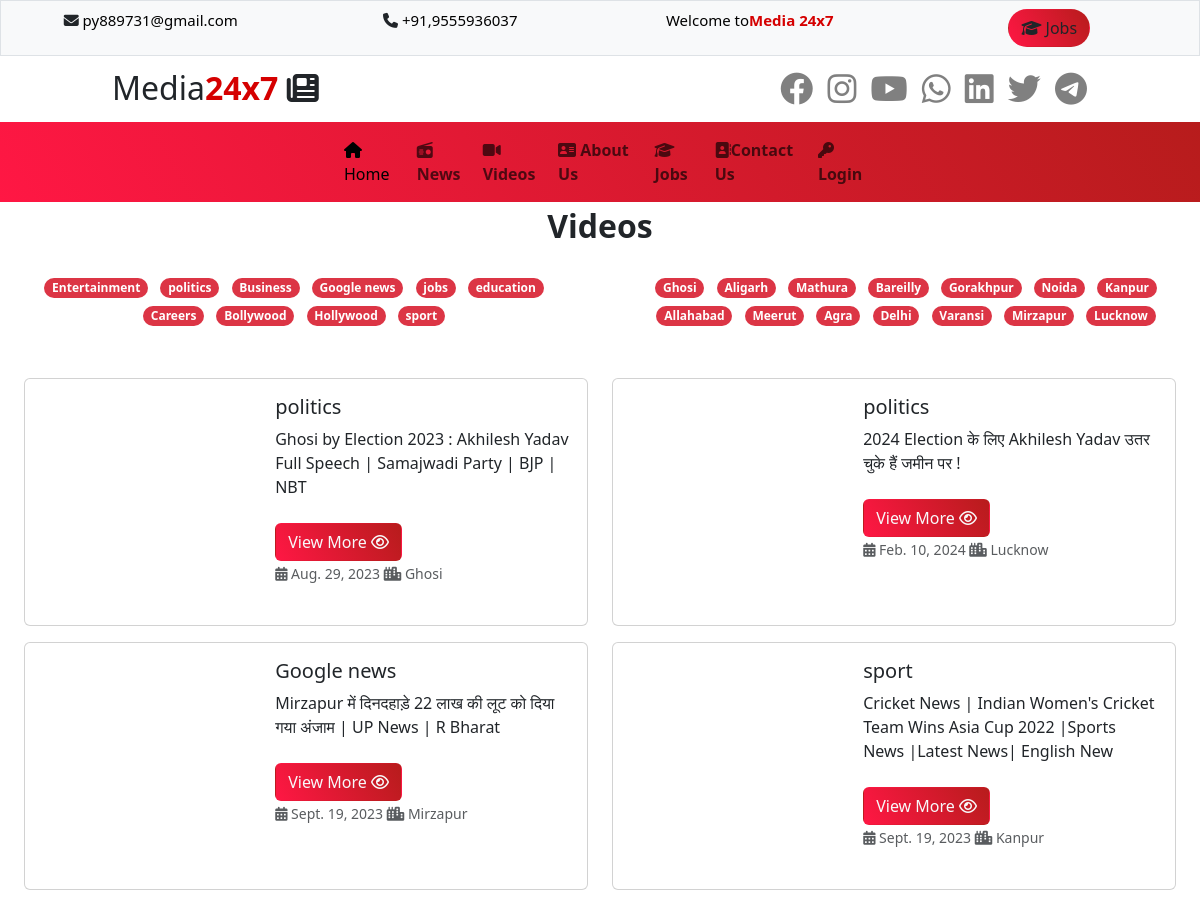
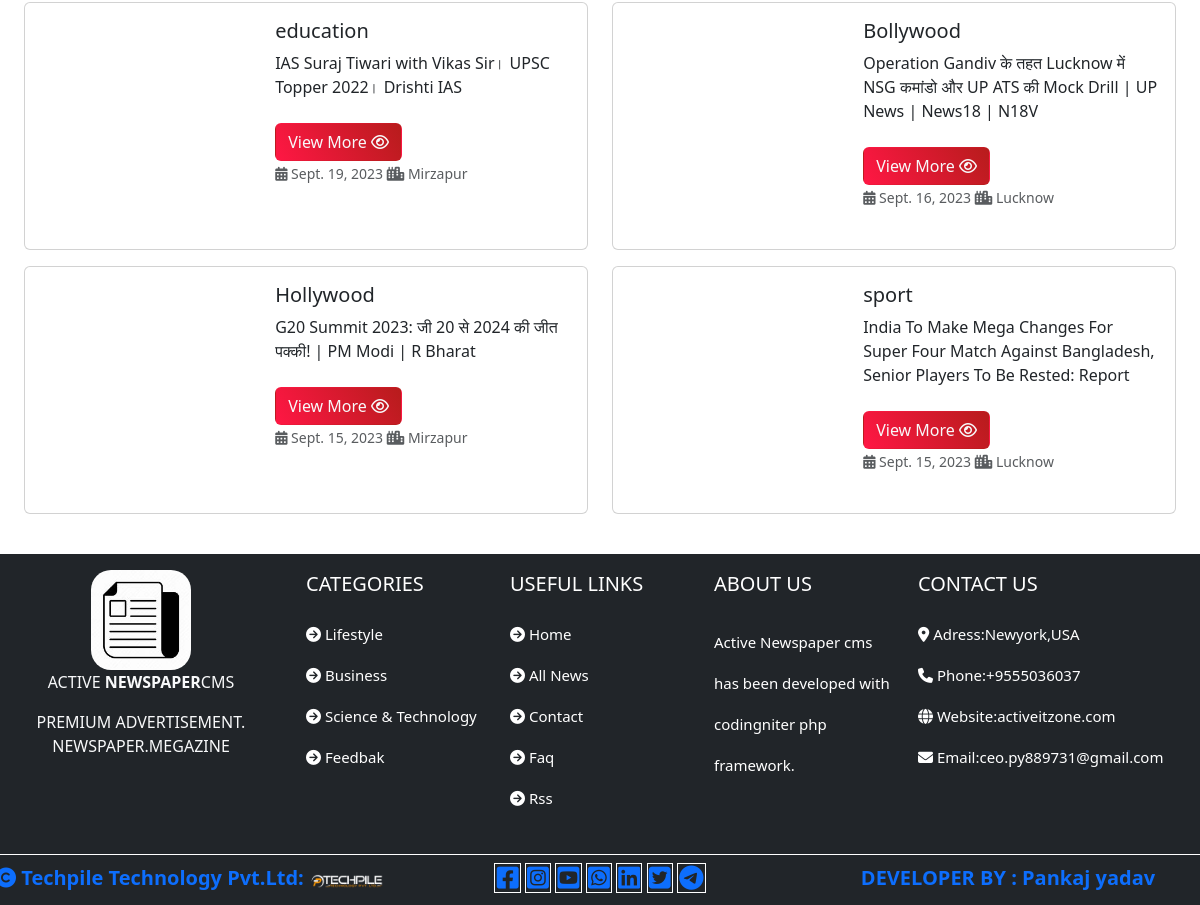
The app's page /user/videos/ with its own data (2 pictures, top to bottom).
### user/models.py (models this page shows)
class category(models.Model):
    category_name=models.CharField(max_length=200,null=True)
    category_picture=models.ImageField(upload_to='static/category/',null=True)
    def __str__(self):
        return self.category_name

class city(models.Model):
    city_name=models.CharField(max_length=100,null=True)
    city_picture=models.ImageField(upload_to='static/city/',null=True)
    def __str__(self):
        return self.city_name

class vnews(models.Model):
    vcategory=models.ForeignKey(category,on_delete=models.CASCADE)
    city=models.ForeignKey(city,on_delete=models.CASCADE)
    headlines=models.TextField(null=True)
    news=models.TextField(null=True)
    vlink=models.CharField(max_length=300,null=True)
    newsdate=models.DateField(null=True)

### user/views.py (the view)
# urls.py: path('videos/',views.videos),
def videos(request):
    ctid=request.GET.get('cityid')
    catid=request.GET.get('catid')
    cdata=category.objects.all().order_by('-id')
    ctdata=city.objects.all().order_by('-id')
    if ctid is not None:
        vdata=vnews.objects.filter(city=ctid)
    elif catid is not None:
        vdata=vnews.objects.filter(vcategory=catid)
    else:
        vdata=vnews.objects.all().order_by('-id')
    md={
        "cdata":cdata,
        "ctdata":ctdata,
        "vdata":vdata,
    }
    return render(request,'user/videos.html',md)

### templates/user/videos.html (shortened to what this page needs)
{% extends 'base.html'%}
 {% load static %}
 {% block childpage %}
 <div class="text-center fs-2">
     <b class="text-mycolor">Videos</b></div>
<div class="row text-center">
    <div class="col-sm-6 p-4">
        {% for i in cdata %}
        <a href="/user/videos?catid={{i.id}}" style="text-decoration:none;"
           class="badge bg-danger m-1  rounded-pill"> {{i.category_name}}</a>
    {% endfor %}
    </div>
    <div class="col-sm-6 p-4">
        {% for i in ctdata %}
        <a href="/user/videos?cityid={{i.id}}" style="text-decoration:none;"
           class="badge bg-danger  m-1 rounded-pill"> {{i.city_name}}</a>
    {% endfor %}
    </div>
</div>
<div class="row news p-4">
     {% for x in vdata %}
     <div class="col-lg-6 col-md-6 col-sm-12">
        <div class="card mb-3">
  <div class="row g-0">
    <div class="col-md-5">
       <iframe height="300px;" class="img-fluid rounded-start w-100" style="height:240px;" src="{{x.vlink}}" title="YouTube video player" frameborder="0" allow="accelerometer; autoplay; clipboard-write; encrypted-media; gyroscope; picture-in-picture; web-share" allowfullscreen></iframe>
    </div>
    <div class="col-md-7">
      <div class="card-body">
        <h5 class="card-title">{{x.vcategory}}</h5>
        <p class="card-text">{{x.headlines}}</p>
          <a href="/user/viewnews/?xyz={{x.id}}" class="btn bg-mycolor text-light mt-2">View More
                  <i class="fa-regular fa-eye"></i>
                  </a>
        <p class="card-text"><small class="text-body-secondary">
            <i class="fa-solid fa-calendar-days"></i>
             {{x.newsdate}}
            <i class="fa-solid fa-city"></i>
            {{x.city}}
        </small></p>
      </div>
    </div>
  </div>
</div>
     </div>
     {% endfor %}
</div>
 {% endblock %}

### templates/base.html (style rules this page uses)
:root { --bgcolor:linear-gradient(60deg,#ff1744,#b71c1c); --textcolor:#d50000; --bgcolor1:#e8e8e8; --txtcolor1:#e8e8e8; }
.bg-mycolor { background:var(--bgcolor) !important; }

### records on screen
category: category_name "Entertainment"
category: category_name "politics"
category: category_name "Business"
category: category_name "Google news"
category: category_name "jobs"
category: category_name "education"
category: category_name "Careers"
category: category_name "Bollywood"
category: category_name "Hollywood"
category: category_name "sport"
city: city_name "Ghosi"
city: city_name "Aligarh"
city: city_name "Mathura"
city: city_name "Bareilly"
city: city_name "Gorakhpur"
city: city_name "Noida"
city: city_name "Kanpur"
city: city_name "Allahabad"
city: city_name "Meerut"
city: city_name "Agra"
city: city_name "Delhi"
city: city_name "Varansi"
city: city_name "Mirzapur"
city: city_name "Lucknow"
vnews: vcategory "politics", headlines "Ghosi by Election 2023 : Akhilesh Yadav Full Speech | Samajwadi Party | BJP | NBT", newsdate "Aug. 29, 2023", city "Ghosi"
vnews: vcategory "politics", headlines "2024 Election के लिए Akhilesh Yadav उतर चुके हैं जमीन पर !", newsdate "Feb. 10, 2024", city "Lucknow"
vnews: vcategory "Google news", headlines "Mirzapur में दिनदहाडे़ 22 लाख की लूट को दिया गया अंजाम | UP News | R Bharat", newsdate "Sept. 19, 2023", city "Mirzapur"
vnews: vcategory "sport", headlines "Cricket News | Indian Women's Cricket Team Wins Asia Cup 2022 |Sports News |Latest News| English New", newsdate "Sept. 19, 2023", city "Kanpur"
vnews: vcategory "education", headlines "IAS Suraj Tiwari with Vikas Sir। UPSC Topper 2022। Drishti IAS", newsdate "Sept. 19, 2023", city "Mirzapur"
vnews: vcategory "Bollywood", headlines "Operation Gandiv के तहत Lucknow में NSG कमांडो और UP ATS की Mock Drill | UP News | News18 | N18V", newsdate "Sept. 16, 2023", city "Lucknow"
vnews: vcategory "Hollywood", headlines "G20 Summit 2023: जी 20 से 2024 की जीत पक्की! | PM Modi | R Bharat", newsdate "Sept. 15, 2023", city "Mirzapur"
vnews: vcategory "sport", headlines "India To Make Mega Changes For Super Four Match Against Bangladesh, Senior Players To Be Rested: Report", newsdate "Sept. 15, 2023", city "Lucknow"
